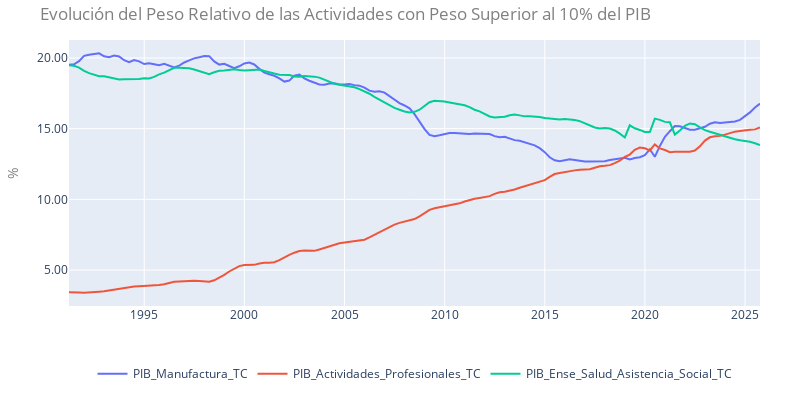

Here is the notebook cell this chart was saved with:
### Code cell
# Por ejemplo, a continuación se muestra la evolución del peso relativo de las actividades económicas a lo largo de la muestra.
# Como son muchas actividades económicas se muestran en tres gráficos:

# Obtenemos los datos:
df_weights = calculate_component_percentages(ob_pibv.oferta.get_industrias())

# Graficamos:
s = df_weights.iloc[-1]
s = s[s > 10]
fig = simple_linegraph(df = df_weights[s.index], 
                 y_columns = s.index, 
                 title='Evolución del Peso Relativo de las Actividades con Peso Superior al 10% del PIB', 
                 title_color="gray", xaxis_title='', yaxis_title='%', 
                 width=800, height=400, decimals=2, secondary_y='Servicios_TC', secondary_y_title='', 
                 line_colors=None, yaxis_title_color="gray", secondary_yaxis_title_color="gray")

fig.show()


s = df_weights.iloc[-1]
s = s[(s > 5) & (s < 10)]
fig = simple_linegraph(df = df_weights[s.index], 
                 y_columns = s.index, 
                 title='Evolución del Peso Relativo de las Actividades con Peso entre 5% y 10% del PIB', 
                 title_color="gray", xaxis_title='', yaxis_title='%', 
                 width=800, height=400, decimals=2, secondary_y='Servicios_TC', secondary_y_title='', 
                 line_colors=None, yaxis_title_color="gray", secondary_yaxis_title_color="gray")

fig.show()

s = df_weights.iloc[-1]
s = s[(s < 5)]
fig = simple_linegraph(df = df_weights[s.index], 
                 y_columns = s.index, 
                 title='Evolución del Peso Relativo de las Actividades con Peso Inferior al 5%', 
                 title_color="gray", xaxis_title='', yaxis_title='%', 
                 width=800, height=400, decimals=2, secondary_y='Servicios_TC', secondary_y_title='', 
                 line_colors=None, yaxis_title_color="gray", secondary_yaxis_title_color="gray")

fig.show()

### Figure 1 — Plotly figure (JSON) as saved in the notebook; plotly's stock layout.template omitted (floating-point values rounded to 4 significant figures; data arrays with more than 128 entries replaced by an {"elided": "..."} marker saying what was removed)
{"data": [{"mode": "lines", "name": "PIB_Manufactura_TC", "type": "scatter", "x": {"elided": "139 str values"}, "y": {"elided": "139 float values"}, "yaxis": "y"}, {"mode": "lines", "name": "PIB_Actividades_Profesionales_TC", "type": "scatter", "x": {"elided": "139 str values"}, "y": {"elided": "139 float values"}, "yaxis": "y"}, {"mode": "lines", "name": "PIB_Ense_Salud_Asistencia_Social_TC", "type": "scatter", "x": {"elided": "139 str values"}, "y": {"elided": "139 float values"}, "yaxis": "y"}], "layout": {"height": 400, "legend": {"orientation": "h", "x": 0.5, "xanchor": "center", "y": -0.2, "yanchor": "top"}, "margin": {"b": 40, "l": 40, "r": 40, "t": 40}, "title": {"font": {"color": "gray"}, "text": "Evolución del Peso Relativo de las Actividades con Peso Superior al 10% del PIB"}, "width": 800, "xaxis": {"title": {"text": ""}}, "yaxis": {"tickformat": ",.2f", "title": {"font": {"color": "gray"}, "text": "%"}}, "yaxis2": {"overlaying": "y", "showgrid": false, "side": "right", "tickformat": ",.2f", "title": {"font": {"color": "gray"}, "text": "Servicios_TC"}}}}
